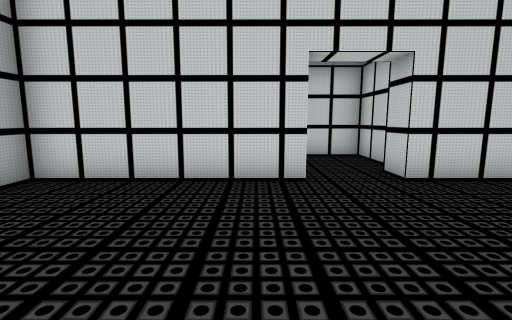
[1] (above)

16 first-person views from a walk through a 3-D level made in the Unity game engine. The camera is 1.2 m above the floor, tilts 8° down and sees 85° across. The floor is counted in squares, 1 m on a side. Each view is taken from the middle of a square. On the plan, view 1 faces up. The plan holds only what a view shows up to about 13 squares ahead; the rest is blank. The place goes on beyond the plan. The player character is not drawn. Some surface patterns are stand-ins.

[2]
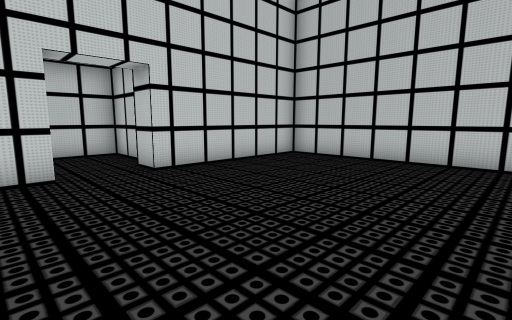

[3]
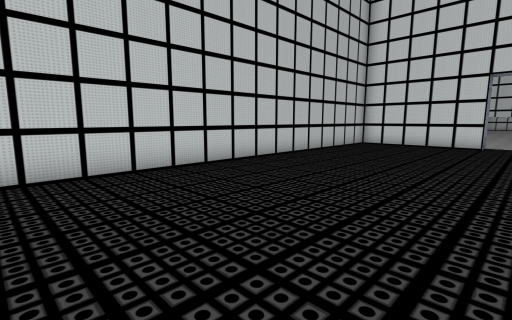

[4]
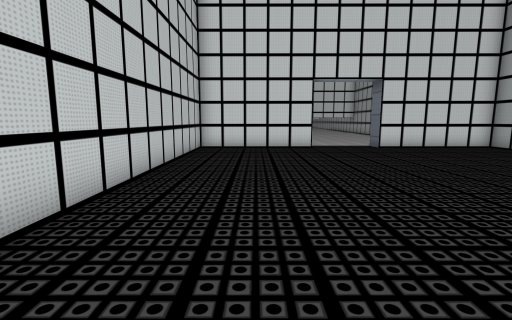

[5]
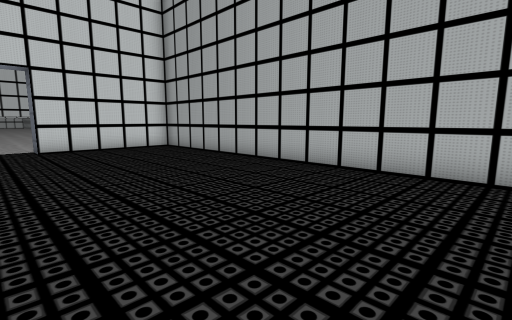

[6]
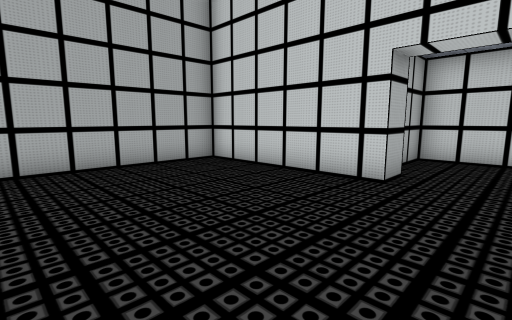

[7]
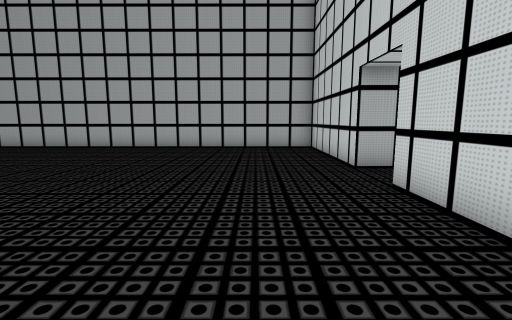

[8]
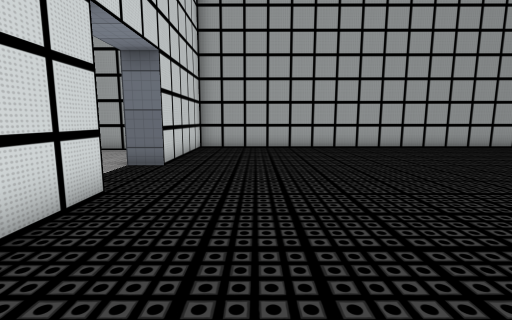

[9]
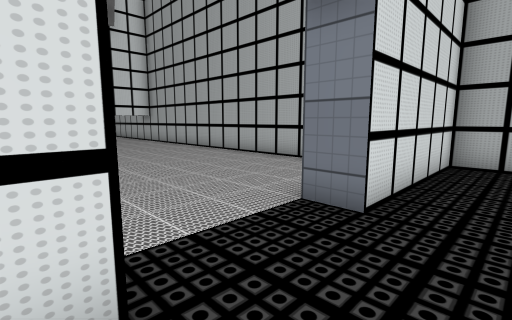

[10]
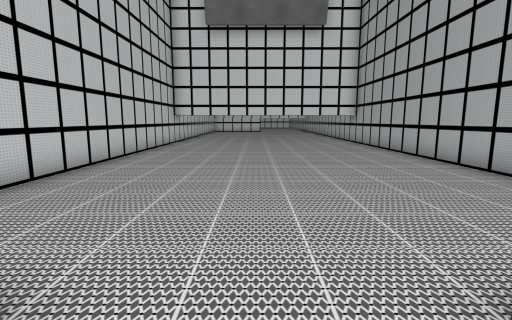

[11]
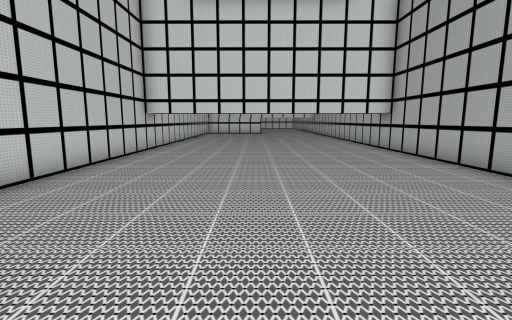

[12]
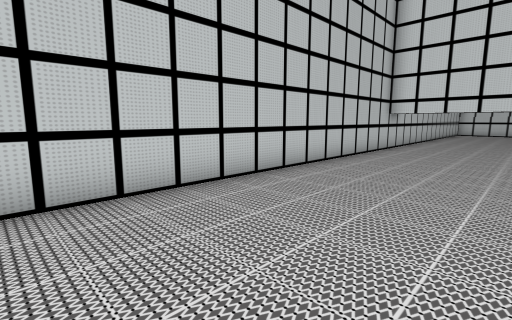

[13]
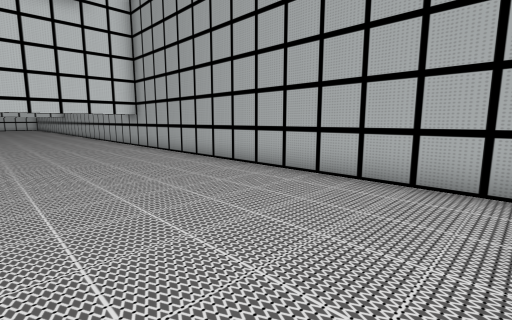

[14]
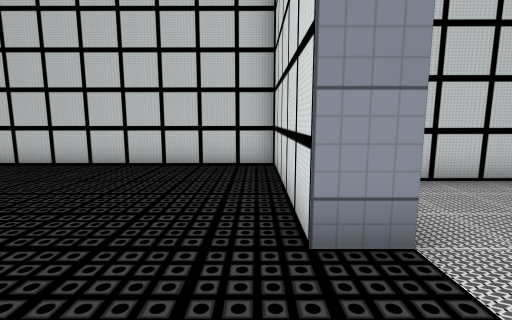

[15]
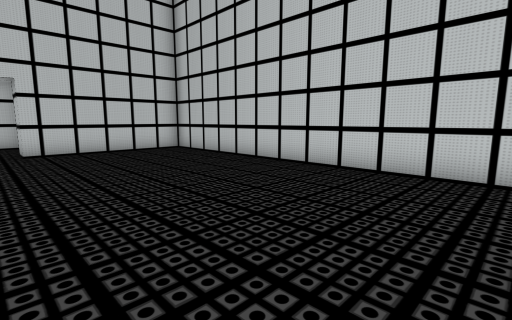

[16]
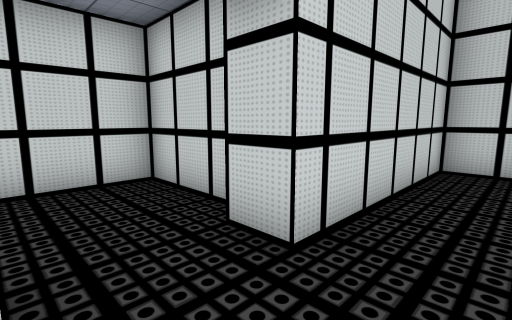

### Floor plan
Ten units are one square. View 1 is at (0, 0); x grows to the right and y downward. Boxes are objects, and circles mark ways between rooms. Rooms are numbered by the first view taken in them; rooms with no view inside come last. Other rooms are left out.
<svg viewBox="-50 -100 140 390">
<path fill="none" stroke="#000" d="M35 125 85 125 85 -55 30 -55 30 -65M10 -66 10 -55 -45 -55 -45 125 5 125M35 -70 35 -95 5 -95 5 -81M35 136 35 125M5 125 5 135M-35 141 -35 285M-35 275 65 275M65 285 65 151"/>
<circle cx="20" cy="130" r="3" fill="#2a7"/>
<text x="20" y="30">1</text>
<text x="20" y="200">2</text>
</svg>
Room 1 opens to room 2.

Where each view was taken, in squares from view 1:
view 1: 0 up, 0 right, facing up
view 2: 1 down, 0 right, facing up-right
view 3: 2 up, 2 right, facing down-right
view 4: 0 up, 6 right, facing down
view 5: 0 up, 2 right, facing down-left
view 6: 0 up, 3 right, facing up-left
view 7: 3 up, 8 right, facing left
view 8: 10 down, 8 right, facing left
view 9: 11 down, 4 right, facing down-left
view 10: 12 down, 2 right, facing down
view 11: 16 down, 2 right, facing down
view 12: 15 down, 2 right, facing down-right
view 13: 14 down, 2 right, facing down-left
view 14: 12 down, 1 right, facing right
view 15: 6 down, 2 right, facing up-right
view 16: 4 up, 1 right, facing up-right
